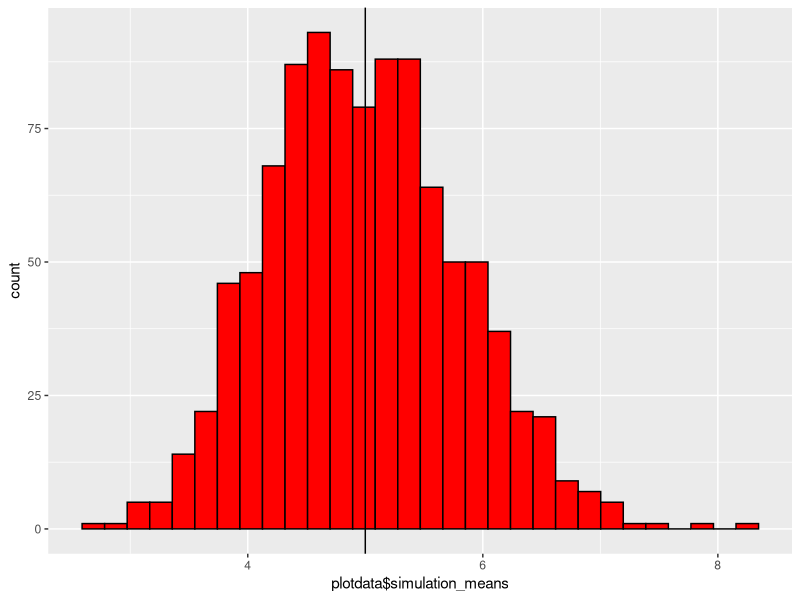
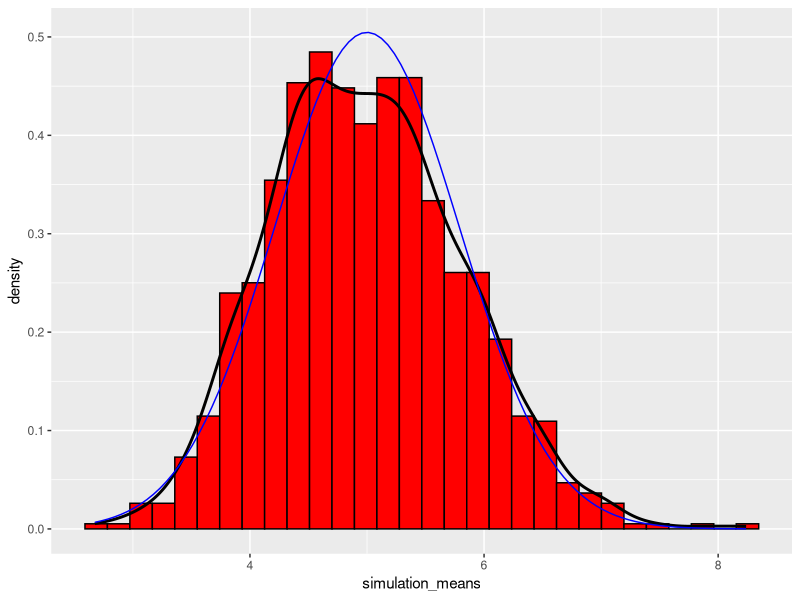

Write the R code that produced these figures, in order.
## ---- chunk 1
 library(ggplot2)
## ---- chunk 2
n_sim <- 1000 # number of simulations
n <- 40 # number of draws in a single simulation
lam <- 0.2 #lambda parameter
simulation <- matrix(rexp(n_sim * n , rate=lam), n_sim)
simulation_means <- apply(simulation, 1, mean)

plotdata <- data.frame(simulation_means)
p1 <- ggplot(data=plotdata, aes(plotdata$simulation_means))
p1 <- p1 + geom_histogram(aes(y=..count..), colour="black", fill = "red")
p1 + geom_vline(xintercept = 1/lam)

## ---- chunk 3
print (paste("Mean of the exponential distribution = ", 1/lam))
print (paste("Sample mean ", round(mean(simulation_means),4)))
## ---- chunk 4
print (paste("Variance of the exponential distribution = ", 1/lam/lam/n))
print (paste("The variance of the sample ", round(var(simulation_means),4)))
## ---- chunk 5
p2 <- ggplot(plotdata, aes(x = simulation_means))
p2 <- p2 + geom_histogram(aes(y=..density..), colour="black", fill = "red")
p2 <- p2 + geom_density(colour= "black", size=1)
p2 + stat_function(fun = dnorm, colour="blue", args=list(mean=1/lam, sd=1/lam/sqrt(n)))
